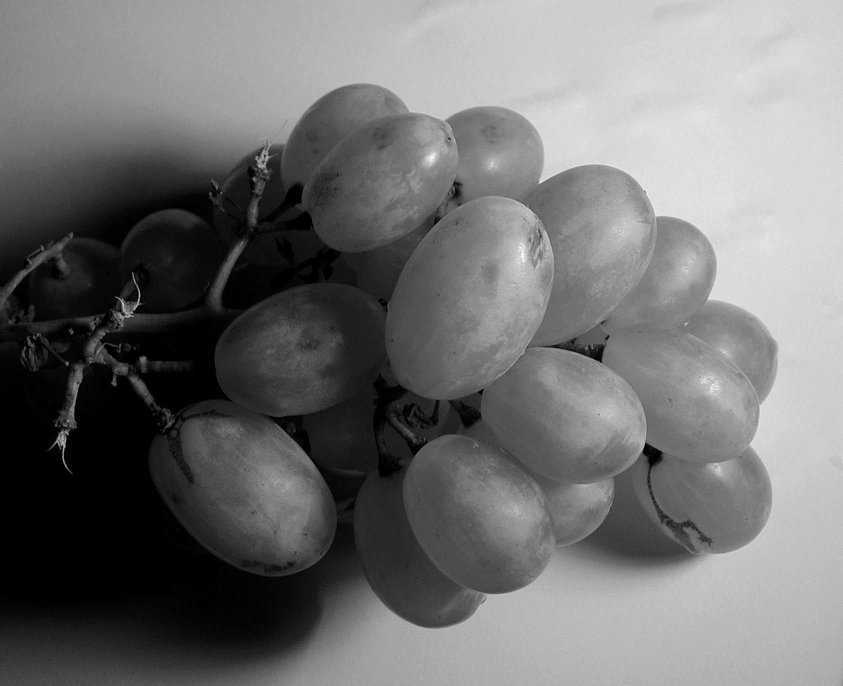
#> input picture canny/anggur.jpg, 1686 x 1371 px (shown at 1/2 size)
$ python canny.py
#> lines starting #> are read from the running program, lines starting #| are printed output that depends on the picture; after the words box and inside, x2 and y2 are one past the last pixel; in counts of white or black regions, pixels touching at a corner belong together
import cv2
import numpy as np

g_1 = cv2.imread('canny/anggur.jpg')
#> g_1 is the input picture: shape (1371, 1686, 3); min 0, max 255, mean 113.4
g_2 = cv2.imread('canny/kucing.jpg')
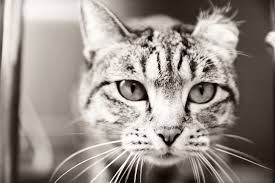
#> input picture canny/kucing.jpg, 275 x 183 px
#> g_2 is the input picture: shape (183, 275, 3); mean B, G, R 137.6, 144.2, 152.1
g_3 = cv2.imread('canny/orang.jpg')
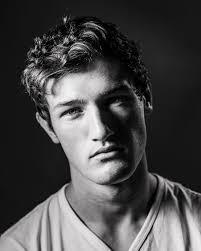
#> input picture canny/orang.jpg, 201 x 251 px
#> g_3 is the input picture: shape (251, 201, 3); mean B, G, R 71.8, 71.5, 72.2
g_4 = cv2.imread('canny/pemandangan.jpg')
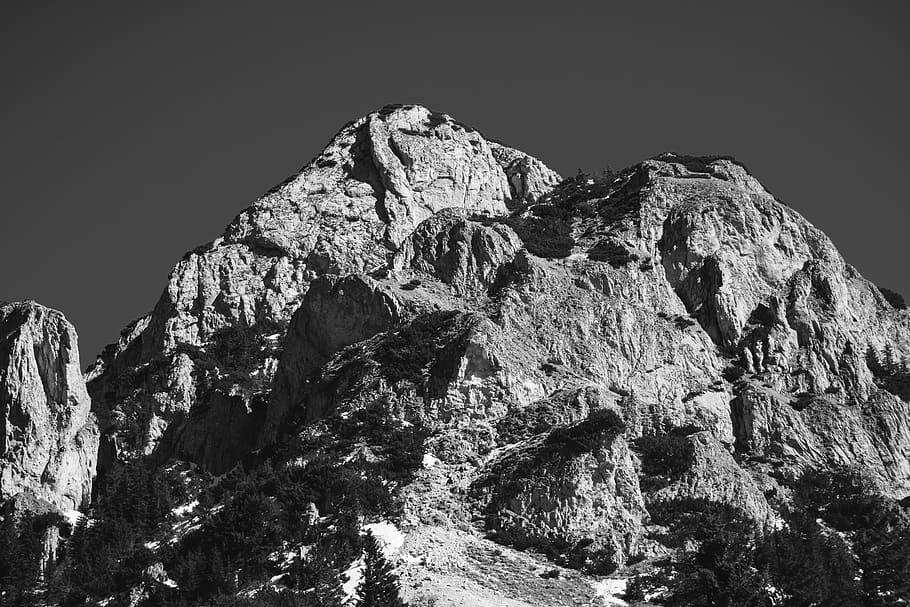
#> input picture canny/pemandangan.jpg, 910 x 607 px
#> g_4 is the input picture: shape (607, 910, 3); min 0, max 255, mean 83.8

widht = 300
heigth = 300
dim = (widht, heigth)

gambar_1 = cv2.resize(g_1, dim, interpolation=cv2.INTER_LINEAR)
gambar_2 = cv2.resize(g_2, dim, interpolation=cv2.INTER_LINEAR)
gambar_3 = cv2.resize(g_3, dim, interpolation=cv2.INTER_LINEAR)
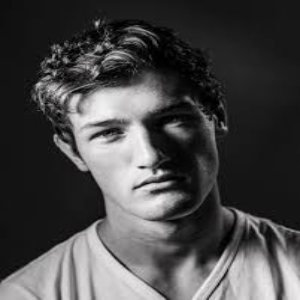
#> gambar_3: shape (300, 300, 3); mean B, G, R 71.8, 71.4, 72.1
gambar_4 = cv2.resize(g_4, dim, interpolation=cv2.INTER_LINEAR)
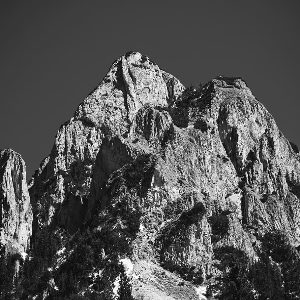
#> gambar_4: shape (300, 300, 3); min 0, max 255, mean 83.7


Load1 = cv2.resize(gambar_1, dim, interpolation=cv2.INTER_LINEAR)
Load2 = cv2.resize(gambar_2, dim, interpolation=cv2.INTER_LINEAR)
Load3 = cv2.resize(gambar_3, dim, interpolation=cv2.INTER_LINEAR)
Load4 = cv2.resize(gambar_4, dim, interpolation=cv2.INTER_LINEAR)
# Canny
edges_canny1 = cv2.Canny(Load1, 40, 30)
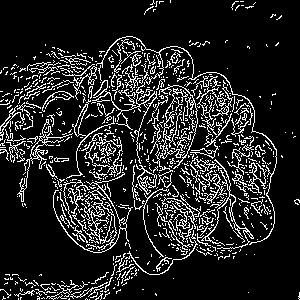
#> edges_canny1: shape (300, 300); 14.2% white in thin lines or dots
edges_canny2 = cv2.Canny(Load2, 90, 80)
#> edges_canny2: shape (300, 300); 14.2% white in thin lines or dots
edges_canny3 = cv2.Canny(Load3, 90, 80)
#> edges_canny3: shape (300, 300); 9.2% white in thin lines or dots
edges_canny4 = cv2.Canny(Load4, 90, 80)
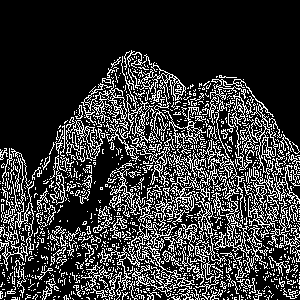
#> edges_canny4: shape (300, 300); 21.3% white in thin lines or dots, all inside (x1, y1, x2, y2) = (0, 50, 300, 300)

cv2.imshow('anggur', gambar_1)
cv2.imshow('kucing', gambar_2)
cv2.imshow('orang', gambar_3)
cv2.imshow('alam', gambar_4)


cv2.imshow('Canny1', edges_canny1)
cv2.imshow('Canny2', edges_canny2)
cv2.imshow('Canny3', edges_canny3)
cv2.imshow('Canny4', edges_canny4)


cv2.waitKey()
cv2.destroyAllWindows()
